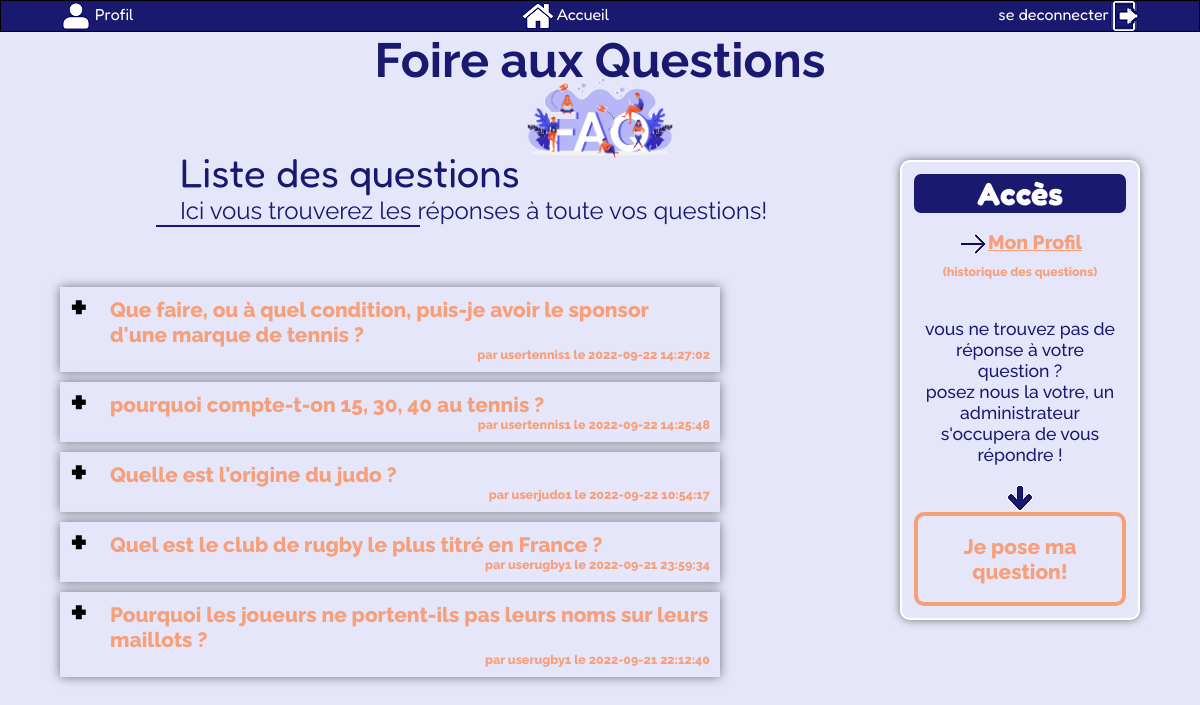
Page /PHP/list.php (signed in) on the committed database.
### tables this page shows
CREATE TABLE `faq` (
  `idfaq` int(11) NOT NULL,
  `question` varchar(300) NOT NULL,
  `datequestion` datetime NOT NULL DEFAULT current_timestamp(),
  `reponse` varchar(300) NOT NULL,
  `datereponse` datetime DEFAULT NULL,
  `idutilisateur` int(11) NOT NULL
);

CREATE TABLE `utilisateur` (
  `idutilisateur` int(11) NOT NULL,
  `pseudo` varchar(50) NOT NULL,
  `mdp` varchar(60) NOT NULL,
  `mail` varchar(50) NOT NULL,
  `idtype` int(11) NOT NULL,
  `idligue` int(11) NOT NULL
);

### fonctions/check.php (called while the page is built, shortened)
<?php
if (isset($_SESSION['id'])) {
    $type = $_SESSION['type'];
}
else{
    header('Location: connexion.php');
}
?>

### PHP/list.php (the view, shortened to what this page needs)
<?php
include "../fonctions/check.php";
$dbh = db_connect();
if ($type != 3) {
    $sql = 'select question, datequestion, pseudo, idfaq, reponse
from faq f, utilisateur u
WHERE f.idutilisateur = u.idutilisateur
and idligue = :ligue
AND reponse!=""
order by datequestion';
    $params = array(
        ":ligue" => $ligue,
    );
    try {
        $sth = $dbh->prepare($sql);
        $sth->execute($params);
        $rows = $sth->fetchAll(PDO::FETCH_ASSOC);
    } catch (PDOException $e) {
        die("<p>Erreur lors de la requête SQL : " . $e->getMessage() . "</p>");
    }
} else {
    $sql = 'select question, datequestion, pseudo, idfaq, reponse
    from faq f, utilisateur u
    WHERE f.idutilisateur = u.idutilisateur
    and reponse != ""
    order by datequestion DESC';
    try {
        $sth = $dbh->prepare($sql);
        $sth->execute();
        $rows = $sth->fetchAll(PDO::FETCH_ASSOC);
    } catch (PDOException $e) {
        die("<p>Erreur lors de la requête SQL : " . $e->getMessage() . "</p>");
    }
}
?>
<!DOCTYPE html>
<html lang="fr">
<head>
    <link rel="stylesheet" href="../CSS/FAQ_accueil.css">
</head>
<body>
    <nav class="navbar">
        <div class="nav_container">
            <ul class="nav_ul">
                <li class="nav_list left"><a href="historique.php"><img class="nav_icon" src="..\IMG\user.png" alt="Profil">
                        Profil </a></li>
                <li class="nav_list mid"><a href="FAQ_accueil.php"><img class="nav_icon" src="..\IMG\home.png" alt="Accueil">
                        Accueil</a></li>
                <li class="nav_list right"><a href="deconnexion.php">se deconnecter<img class="nav_icon" src="..\IMG\logout.png" alt="logout"></a></li>
            </ul>
        </div>
    </nav>
    <h1>Foire aux Questions</h1>
    <div class="menu">
        <p class="menu_header">Accès</p>
        <p class="elem_menu historique"><a href="historique.php"><img src="..\IMG\arrowright.png">Mon Profil </a><span style="font-size: 0.7em;">(historique des questions)</span></p><br><br>
        <p class="elem_menu textbutton">vous ne trouvez pas de réponse à votre question ? <br> posez nous la votre, un
            administrateur s'occupera de vous
            répondre !</p>
        <br>
        <img src="../IMG/arrowdown.png">
        <br>
        <div class="button_slide slide_right"><a href="add.php" class="add_button">Je pose ma question!</a></div>
    </div>
    <div class="presentation_container">
        <p class="welcome">Liste des questions</p>
        <p class="welcome_accroche">Ici vous trouverez les réponses à toute vos questions!</p>
        <hr>
    </div>
    <div class="content">
        <?php foreach ($rows as $row) {
            echo '<div>';
            echo '<div class="plus">+</div>
<label for="' . $row["idfaq"] . '" class="question">' .
                $row["question"];
            echo '<div class="info"> par ' . $row["pseudo"] . ' le ' . $row["datequestion"] . '</div>
</label>
<div class="reponses">
' . $row["reponse"] . '
</div>
</div>';
        }
        ?>
    </div>
</body>
</html>

### CSS/FAQ_accueil.css (style rules this page uses)
body { background-color: lavender; font-family: 'Fredoka'; font-weight: 400; height: 100vh; background: lavender no-repeat url(../IMG/faq2.jpg); background-position: top 10% right 50%; background-size: 13%; }
h1 { text-align: center; color: midnightblue; font-family: 'Raleway'; font-size: 36pt; }
nav a { text-decoration: none; color: white; }
.nav_list { display: inline; color: white; }
.nav_ul { text-align: center; }
.nav_container { border: solid 1px; width: 100%; background-color: midnightblue; position: sticky; }
.nav_icon { vertical-align: middle; }
.left { float: left; margin-left: 5%; }
.right { float: right; margin-right: 5%; }
.menu { border: solid 2px white; border-radius: 10px; width: 20%; float: right; margin-right: 5%; text-align: center; box-shadow: 0 0 10px rgba(0, 0, 0, 0.5); background-color: lavender; padding: 1vw; position: relative; top: 9vh; font-family: 'Raleway'; font-weight: 800; }
.elem_menu, .elem_menu a { width: 90%; margin: 0 auto; background-color: lavender; color: #F79F79; font-size: 1.1em; }
.textbutton { color: midnightblue; font-weight: 500; }
.button_slide { color: #FFF; border: 4px solid rgb(247, 159, 121); border-radius: 10px; padding: 18px 36px; display: inline-block; cursor: pointer; box-shadow: inset 0 0 0 0 white; transition: ease-out 0.4s; background-color: lavender; }
.add_button { text-decoration: none; color: rgb(247, 159, 121); font-weight: 800; font-size: 1.3em; }
.menu_header { background-color: midnightblue; color: white; width: 100%; text-align: center; font-family: 'Fredoka'; font-size: 2em; border-radius: 7px; margin-bottom: 2vh; }
.menu img { vertical-align: middle; }
.content { width: 60%; padding: 20px; margin-left: 5%; padding: 0 60px 0 0; font-size: 1.3em; font-family: 'Raleway'; font-weight: 800; }
.question { position: relative; background: lavender; color: rgb(247, 159, 121); margin: 0; padding: 10px 10px 10px 50px; display: block; width: 100%; cursor: pointer; box-shadow: 0 0 10px rgba(0, 0, 0, 0.5); }
.plus { position: absolute; margin-left: 10px; z-index: 5; font-size: 2em; line-height: 100%; user-select: none; transition: .3s ease; }
.info { text-align: right; font-size: 0.6em; }
.presentation_container { margin-top: 5%; margin-bottom: 5%; color: midnightblue; }
.welcome { font-size: 30pt; margin-left: 15%; }
.welcome_accroche { font-size: x-large; margin-left: 15%; font-family: 'Raleway'; }
hr { border: solid 1px midnightblue; width: 22%; margin-left: 13%; }

### rows in the picture
faq: question "Que faire, ou à quel condition, puis-je avoir le sponsor d'une marque de tennis ?", idutilisateur.pseudo "usertennis1", datequestion "2022-09-22 14:27:02"
faq: question "pourquoi compte-t-on 15, 30, 40 au tennis ?", idutilisateur.pseudo "usertennis1", datequestion "2022-09-22 14:25:48"
faq: question "Quelle est l'origine du judo ?", idutilisateur.pseudo "userjudo1", datequestion "2022-09-22 10:54:17"
faq: question "Quel est le club de rugby le plus titré en France ?", idutilisateur.pseudo "userugby1", datequestion "2022-09-21 23:59:34"
faq: question "Pourquoi les joueurs ne portent-ils pas leurs noms sur leurs maillots ?", idutilisateur.pseudo "userugby1", datequestion "2022-09-21 22:12:40"
